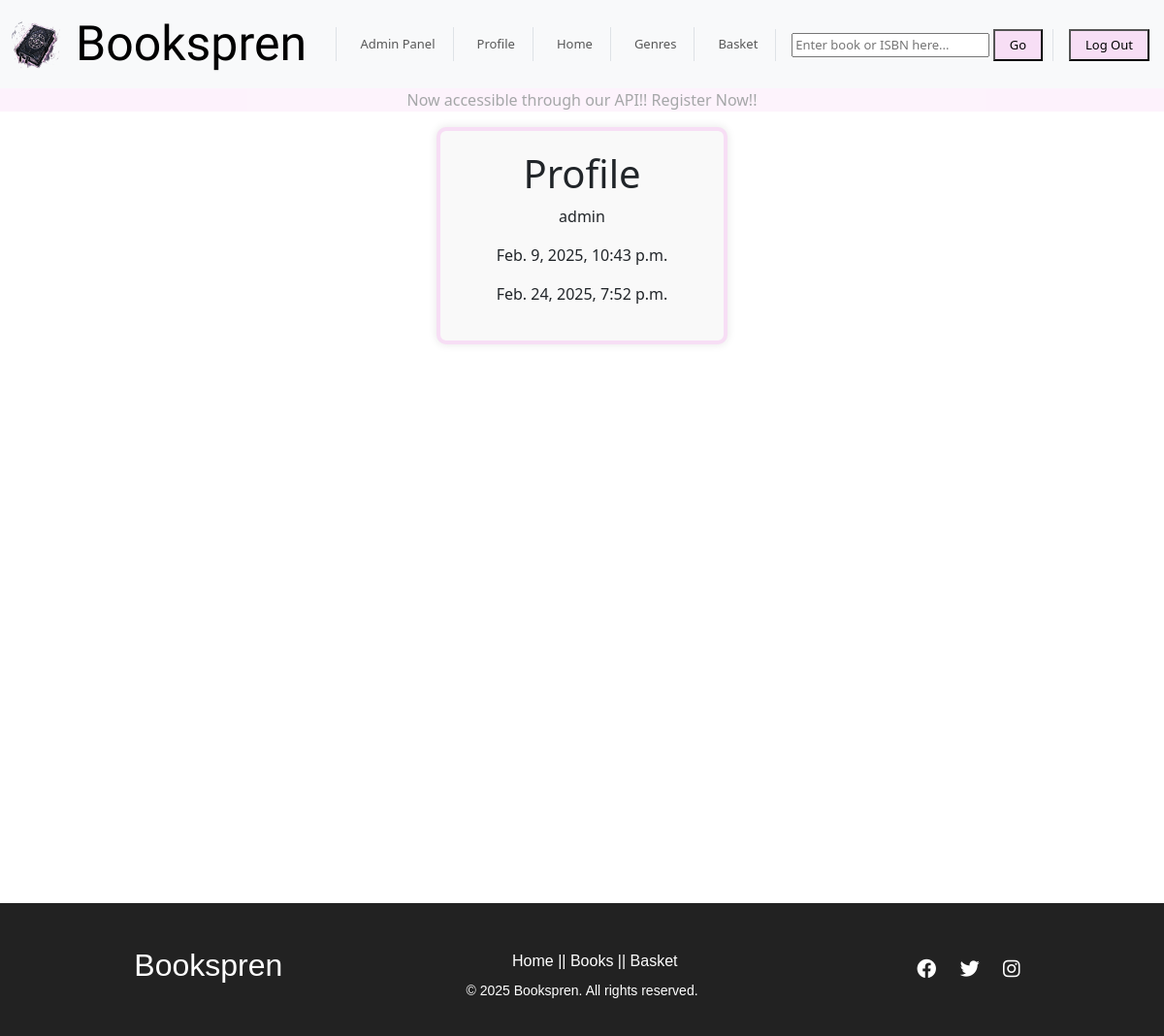
The app's page /myaccounts/profile_page/ (signed in), older data.
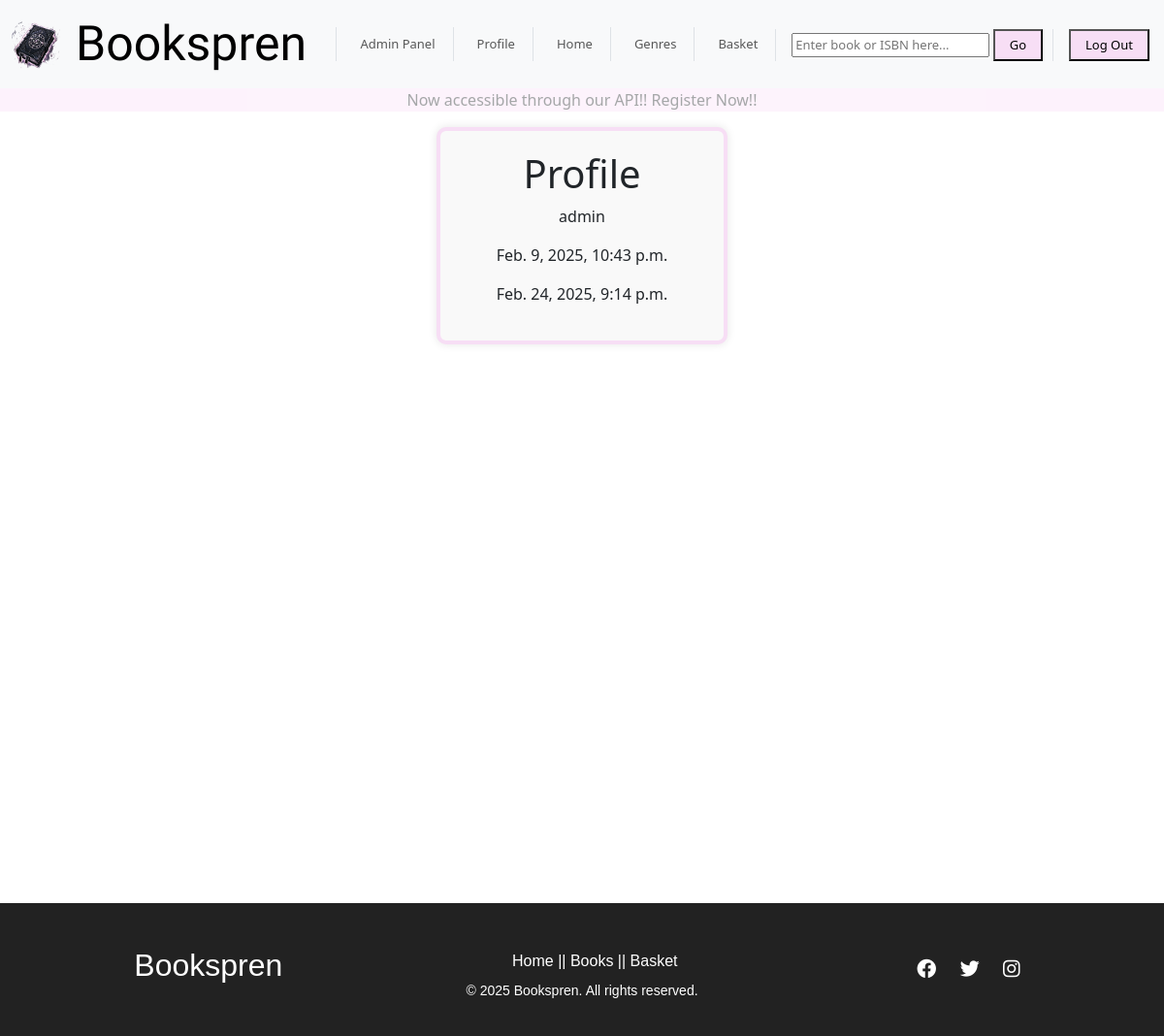
The same page, newer data.
### apps/accounts/models.py (models this page shows, shortened)
class CustomUser(AbstractUser):
    pass

### apps/accounts/views.py (the view)
# urls.py: path("profile_page/", views.profile_page_view, name="profile"),
def profile_page_view(request):
    return render(request, 'profile_page.html')

### apps/accounts/templates/profile_page.html (shortened to what this page needs)
{% extends 'base.html' %}
{% load static %}
{% block content %}
<div class="login-div">
    <div class="login-card">
        <h1>Profile</h1>
        <p>{{ user.username }}</p>
        <p>{{ user.date_joined }}</p>
        <p>{{ user.last_login }}</p>
    </div>
</div>
{% endblock %}

Row changes from the older to the newer data that the page shows:
changed CustomUser "admin": last_login "Feb. 24, 2025, 7:52 p.m." → "Feb. 24, 2025, 9:14 p.m."
